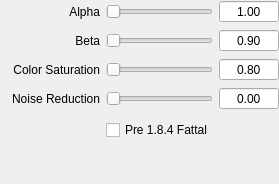
          <widget class="QWidget" name="page_fattal">
           <property name="sizePolicy">
            <sizepolicy hsizetype="Preferred" vsizetype="MinimumExpanding">
             <horstretch>0</horstretch>
             <verstretch>0</verstretch>
            </sizepolicy>
           </property>
           <layout class="QGridLayout" name="gridLayout_6">
            <property name="margin">
             <number>0</number>
            </property>
            <item row="0" column="0">
             <layout class="QGridLayout" name="gridLayout_18">
              <item row="0" column="0">
               <widget class="QLabel" name="label_17">
                <property name="minimumSize">
                 <size>
                  <width>100</width>
                  <height>0</height>
                 </size>
                </property>
                <property name="maximumSize">
                 <size>
                  <width>100</width>
                  <height>16777215</height>
                 </size>
                </property>
                <property name="text">
                 <string>Alpha</string>
                </property>
                <property name="alignment">
                 <set>Qt::AlignRight|Qt::AlignTrailing|Qt::AlignVCenter</set>
                </property>
                <property name="wordWrap">
                 <bool>true</bool>
                </property>
               </widget>
              </item>
              <item row="0" column="1">
               <widget class="QSlider" name="alphaSlider">
                <property name="cursor">
                 <cursorShape>PointingHandCursor</cursorShape>
                </property>
                <property name="maximum">
                 <number>100</number>
                </property>
                <property name="orientation">
                 <enum>Qt::Horizontal</enum>
                </property>
               </widget>
              </item>
              <item row="0" column="2">
               <widget class="QDoubleSpinBox" name="alphadsb">
                <property name="minimumSize">
                 <size>
                  <width>60</width>
                  <height>0</height>
                 </size>
                </property>
                <property name="maximumSize">
                 <size>
                  <width>60</width>
                  <height>16777215</height>
                 </size>
                </property>
                <property name="alignment">
                 <set>Qt::AlignCenter</set>
                </property>
                <property name="buttonSymbols">
                 <enum>QAbstractSpinBox::NoButtons</enum>
                </property>
                <property name="decimals">
                 <number>2</number>
                </property>
                <property name="minimum">
                 <double>0.000000000000000</double>
                </property>
                <property name="maximum">
                 <double>2.000000000000000</double>
                </property>
                <property name="singleStep">
                 <double>0.100000000000000</double>
                </property>
                <property name="value">
                 <double>1.000000000000000</double>
                </property>
               </widget>
              </item>
              <item row="1" column="0">
               <widget class="QLabel" name="label_19">
                <property name="minimumSize">
                 <size>
                  <width>100</width>
                  <height>0</height>
                 </size>
                </property>
                <property name="maximumSize">
                 <size>
                  <width>100</width>
                  <height>16777215</height>
                 </size>
                </property>
                <property name="text">
                 <string>Beta</string>
                </property>
                <property name="alignment">
                 <set>Qt::AlignRight|Qt::AlignTrailing|Qt::AlignVCenter</set>
                </property>
                <property name="wordWrap">
                 <bool>true</bool>
                </property>
               </widget>
              </item>
              <item row="1" column="1">
               <widget class="QSlider" name="betaSlider">
                <property name="cursor">
                 <cursorShape>PointingHandCursor</cursorShape>
                </property>
                <property name="maximum">
                 <number>100</number>
                </property>
                <property name="orientation">
                 <enum>Qt::Horizontal</enum>
                </property>
               </widget>
              </item>
              <item row="1" column="2">
               <widget class="QDoubleSpinBox" name="betadsb">
                <property name="minimumSize">
                 <size>
                  <width>60</width>
                  <height>0</height>
                 </size>
                </property>
                <property name="maximumSize">
                 <size>
                  <width>60</width>
                  <height>16777215</height>
                 </size>
                </property>
                <property name="alignment">
                 <set>Qt::AlignCenter</set>
                </property>
                <property name="buttonSymbols">
                 <enum>QAbstractSpinBox::NoButtons</enum>
                </property>
                <property name="decimals">
                 <number>2</number>
                </property>
                <property name="minimum">
                 <double>0.100000000000000</double>
                </property>
                <property name="maximum">
                 <double>2.000000000000000</double>
                </property>
                <property name="singleStep">
                 <double>0.100000000000000</double>
                </property>
                <property name="value">
                 <double>0.900000000000000</double>
                </property>
               </widget>
              </item>
              <item row="2" column="0">
               <widget class="QLabel" name="label_18">
                <property name="minimumSize">
                 <size>
                  <width>100</width>
                  <height>0</height>
                 </size>
                </property>
                <property name="maximumSize">
                 <size>
                  <width>100</width>
                  <height>16777215</height>
                 </size>
                </property>
                <property name="text">
                 <string>Color Saturation</string>
                </property>
                <property name="alignment">
                 <set>Qt::AlignRight|Qt::AlignTrailing|Qt::AlignVCenter</set>
                </property>
                <property name="wordWrap">
                 <bool>true</bool>
                </property>
               </widget>
              </item>
              <item row="2" column="1">
               <widget class="QSlider" name="saturation2Slider">
                <property name="cursor">
                 <cursorShape>PointingHandCursor</cursorShape>
                </property>
                <property name="maximum">
                 <number>100</number>
                </property>
                <property name="orientation">
                 <enum>Qt::Horizontal</enum>
                </property>
               </widget>
              </item>
              <item row="2" column="2">
               <widget class="QDoubleSpinBox" name="saturation2dsb">
                <property name="minimumSize">
                 <size>
                  <width>60</width>
                  <height>0</height>
                 </size>
                </property>
                <property name="maximumSize">
                 <size>
                  <width>60</width>
                  <height>16777215</height>
                 </size>
                </property>
                <property name="alignment">
                 <set>Qt::AlignCenter</set>
                </property>
                <property name="buttonSymbols">
                 <enum>QAbstractSpinBox::NoButtons</enum>
                </property>
                <property name="decimals">
                 <number>2</number>
                </property>
                <property name="maximum">
                 <double>1.000000000000000</double>
                </property>
                <property name="singleStep">
                 <double>0.100000000000000</double>
                </property>
                <property name="value">
                 <double>0.800000000000000</double>
                </property>
               </widget>
              </item>
              <item row="3" column="0">
               <widget class="QLabel" name="label_20">
                <property name="minimumSize">
                 <size>
                  <width>100</width>
                  <height>0</height>
                 </size>
                </property>
                <property name="maximumSize">
                 <size>
                  <width>100</width>
                  <height>16777215</height>
                 </size>
                </property>
                <property name="text">
                 <string>Noise Reduction</string>
                </property>
                <property name="alignment">
                 <set>Qt::AlignRight|Qt::AlignTrailing|Qt::AlignVCenter</set>
                </property>
                <property name="wordWrap">
                 <bool>true</bool>
                </property>
               </widget>
              </item>
              <item row="3" column="1">
               <widget class="QSlider" name="noiseSlider">
                <property name="cursor">
                 <cursorShape>PointingHandCursor</cursorShape>
                </property>
                <property name="maximum">
                 <number>100</number>
                </property>
                <property name="orientation">
                 <enum>Qt::Horizontal</enum>
                </property>
               </widget>
              </item>
              <item row="3" column="2">
               <widget class="QDoubleSpinBox" name="noisedsb">
                <property name="minimumSize">
                 <size>
                  <width>60</width>
                  <height>0</height>
                 </size>
                </property>
                <property name="maximumSize">
                 <size>
                  <width>60</width>
                  <height>16777215</height>
                 </size>
                </property>
                <property name="alignment">
                 <set>Qt::AlignCenter</set>
                </property>
                <property name="buttonSymbols">
                 <enum>QAbstractSpinBox::NoButtons</enum>
                </property>
                <property name="decimals">
                 <number>2</number>
                </property>
                <property name="maximum">
                 <double>1.000000000000000</double>
                </property>
                <property name="singleStep">
                 <double>0.010000000000000</double>
                </property>
                <property name="value">
                 <double>0.000000000000000</double>
                </property>
               </widget>
              </item>
              <item row="4" column="1">
               <widget class="QCheckBox" name="oldFattalCheckBox">
                <property name="minimumSize">
                 <size>
                  <width>0</width>
                  <height>28</height>
                 </size>
                </property>
                <property name="maximumSize">
                 <size>
                  <width>16777215</width>
                  <height>28</height>
                 </size>
                </property>
                <property name="text">
                 <string>Pre 1.8.4 Fattal</string>
                </property>
               </widget>
              </item>
              <item row="5" column="1">
               <spacer name="verticalSpacer_5">
                <property name="orientation">
                 <enum>Qt::Vertical</enum>
                </property>
                <property name="sizeHint" stdset="0">
                 <size>
                  <width>20</width>
                  <height>40</height>
                 </size>
                </property>
               </spacer>
              </item>
             </layout>
            </item>
           </layout>
          </widget>
